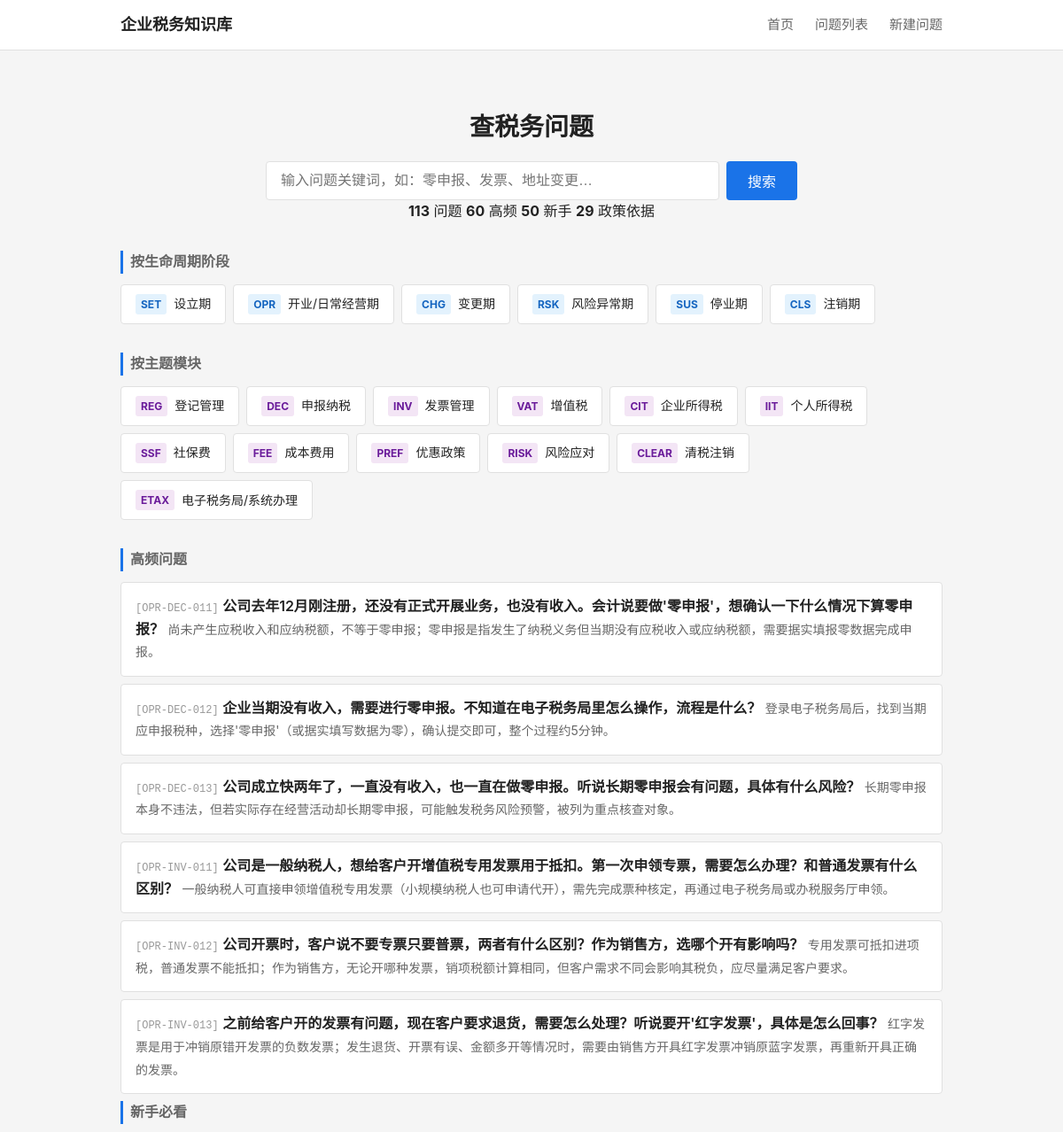
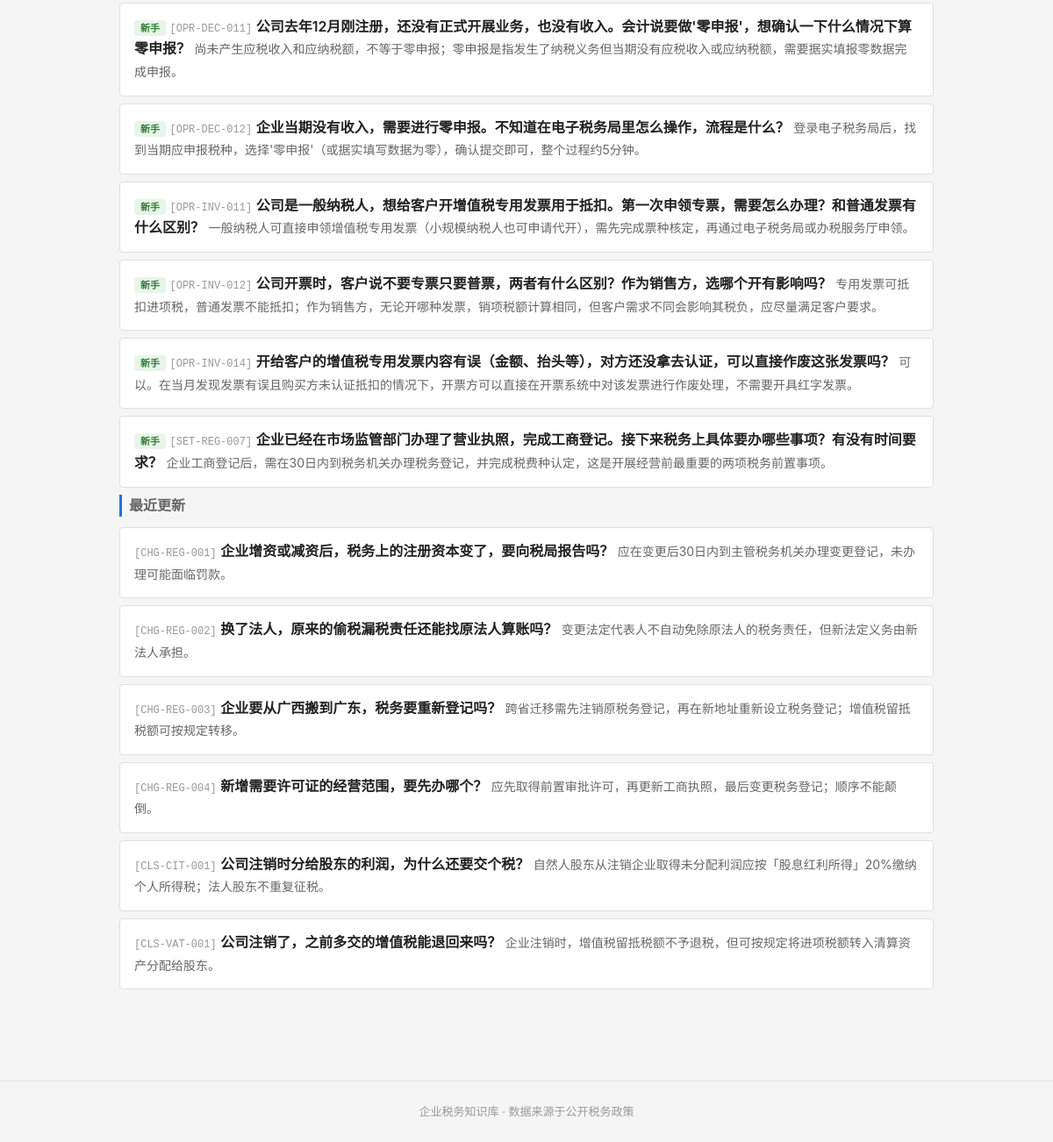
The page / on the database its author committed (2 pictures, top to bottom).
### tables this page shows
CREATE TABLE tag_dict (
    id              INTEGER PRIMARY KEY AUTOINCREMENT,
    tag_code        TEXT NOT NULL UNIQUE,
    tag_name        TEXT NOT NULL,
    tag_category    TEXT,
    parent_id       INTEGER,
    display_order   INTEGER NOT NULL DEFAULT 1,
    status          TEXT NOT NULL DEFAULT 'active',

    FOREIGN KEY (parent_id) REFERENCES tag_dict(id) ON DELETE SET NULL
);

CREATE TABLE question_master (
    id              INTEGER PRIMARY KEY AUTOINCREMENT,
    question_code   TEXT NOT NULL UNIQUE,
    question_title  TEXT NOT NULL,
    question_plain  TEXT NOT NULL,

    -- 分类
    stage_code      TEXT NOT NULL,
    module_code     TEXT NOT NULL,
    question_type   TEXT NOT NULL,

    -- 答案
    one_line_answer TEXT NOT NULL,
    detailed_answer TEXT,
    core_definition TEXT,

    -- 条件与边界
    applicable_conditions TEXT,
    exceptions_boundary   TEXT,

    -- 实务
    practical_steps TEXT,
    risk_warning    TEXT,

    -- 适用范围
    scope_level     TEXT NOT NULL DEFAULT 'scope_national',
    local_region    TEXT,

    -- 确定性
    answer_certainty TEXT NOT NULL DEFAULT 'certain_clear',

    -- 元数据
    keywords        TEXT,
    high_frequency_flag INTEGER NOT NULL DEFAULT 0,
    newbie_flag     INTEGER NOT NULL DEFAULT 0,

    -- 版本管理
    status          TEXT NOT NULL DEFAULT 'draft',
    version_no      INTEGER NOT NULL DEFAULT 1,

    -- 审计字段
    created_at      TEXT NOT NULL DEFAULT (datetime('now')),
    updated_at      TEXT NOT NULL DEFAULT (datetime('now'))
);

### backend/app.py (the view)
    @app.route('/')
    def index():
        from services.question_service import QuestionService
        svc = QuestionService()
        stages = svc.get_stages()
        modules = svc.get_modules()
        high_freq = svc.get_high_frequency(limit=6)
        newbie = svc.get_newbie(limit=6)
        recent = svc.get_recent_updates(limit=6)
        stats = svc.get_stats()
        return render_template('index.html',
                               stages=stages, modules=modules,
                               high_freq=high_freq, newbie=newbie, recent=recent,
                               stats=stats)

### backend/services/question_service.py (called while the page is built)
    def _query(self, sql, params=None):
        conn = sqlite3.connect(self.db_path)
        conn.execute("PRAGMA foreign_keys = ON")
        conn.row_factory = sqlite3.Row
        cur = conn.cursor()
        if params:
            cur.execute(sql, params)
        else:
            cur.execute(sql)
        rows = cur.fetchall()
        conn.close()
        return [dict(r) for r in rows]

    def get_stages(self):
        return self._query("""
            SELECT tag_code, tag_name
            FROM tag_dict
            WHERE tag_category = 'stage'
            ORDER BY display_order
        """)

    def get_modules(self):
        return self._query("""
            SELECT tag_code, tag_name
            FROM tag_dict
            WHERE tag_category = 'module'
            ORDER BY display_order
        """)

    def get_high_frequency(self, limit=10):
        return self._query("""
            SELECT question_code, question_plain, question_title, one_line_answer, stage_code
            FROM question_master
            WHERE status = 'active' AND high_frequency_flag = 1
            ORDER BY updated_at DESC
            LIMIT ?
        """, (limit,))

    def get_newbie(self, limit=10):
        return self._query("""
            SELECT question_code, question_plain, question_title, one_line_answer, stage_code
            FROM question_master
            WHERE status = 'active' AND newbie_flag = 1
            ORDER BY updated_at DESC
            LIMIT ?
        """, (limit,))

    def get_recent_updates(self, limit=10):
        return self._query("""
            SELECT DISTINCT
                q.question_code, q.question_plain, q.question_title, q.one_line_answer,
                q.stage_code, q.updated_at,
                qul.change_summary
            FROM question_master q
            JOIN (
                SELECT question_id, MAX(update_date) as max_date
                FROM question_update_log
                GROUP BY question_id
            ) latest ON q.id = latest.question_id
            JOIN question_update_log qul ON q.id = qul.question_id
                AND qul.update_date = latest.max_date
            WHERE q.status = 'active'
            ORDER BY qul.update_date DESC
            LIMIT ?
        """, (limit,))

### frontend/templates/index.html (shortened to what this page needs)
{% extends "base.html" %}
{% block main %}
<section class="search-section">
    <h1>查税务问题</h1>
    <form action="/questions" method="get" class="search-form">
        <input type="text" name="keyword" placeholder="输入问题关键词，如：零申报、发票、地址变更…" class="search-input">
        <button type="submit" class="search-btn">搜索</button>
    </form>
    {% if stats %}
    <div class="stats-bar">
        <span><strong>{{ stats.total_questions }}</strong> 问题</span>
        <span><strong>{{ stats.total_hf }}</strong> 高频</span>
        <span><strong>{{ stats.total_newbie }}</strong> 新手</span>
        <span><strong>{{ stats.total_policies }}</strong> 政策依据</span>
    </div>
    {% endif %}
</section>
<section class="nav-section">
    <h2 class="section-title">按生命周期阶段</h2>
    <div class="card-grid stage-grid">
        {% for s in stages %}
        <a href="/questions?stage={{ s.tag_code }}" class="card card-stage">
            <span class="card-code">{{ s.tag_code }}</span>
            <span class="card-name">{{ s.tag_name }}</span>
        </a>
        {% endfor %}
    </div>
</section>
<section class="nav-section">
    <h2 class="section-title">按主题模块</h2>
    <div class="card-grid module-grid">
        {% for m in modules %}
        <a href="/questions?module={{ m.tag_code }}" class="card card-module">
            <span class="card-code">{{ m.tag_code }}</span>
            <span class="card-name">{{ m.tag_name }}</span>
        </a>
        {% endfor %}
    </div>
</section>
{% if high_freq %}
<section class="list-section">
    <h2 class="section-title">高频问题</h2>
    <ul class="question-list">
        {% for q in high_freq %}
        <li class="question-item">
            <a href="/question/{{ q.question_code }}" class="question-link">
                <span class="q-code">[{{ q.question_code }}]</span>
                <span class="q-title">{{ q.question_plain }}</span>
                <span class="q-answer">{{ q.one_line_answer }}</span>
            </a>
        </li>
        {% endfor %}
    </ul>
</section>
{% endif %}
{% if newbie %}
<section class="list-section">
    <h2 class="section-title">新手必看</h2>
    <ul class="question-list">
        {% for q in newbie %}
        <li class="question-item">
            <a href="/question/{{ q.question_code }}" class="question-link">
                <span class="q-badge newbie">新手</span>
                <span class="q-code">[{{ q.question_code }}]</span>
                <span class="q-title">{{ q.question_plain }}</span>
                <span class="q-answer">{{ q.one_line_answer }}</span>
            </a>
        </li>
        {% endfor %}
    </ul>
</section>
{% endif %}
{% if recent %}
<section class="list-section">
    <h2 class="section-title">最近更新</h2>
    <ul class="question-list">
        {% for q in recent %}
        <li class="question-item">
            <a href="/question/{{ q.question_code }}" class="question-link">
                <span class="q-code">[{{ q.question_code }}]</span>
                <span class="q-title">{{ q.question_plain }}</span>
                <span class="q-answer">{{ q.one_line_answer }}</span>
            </a>
        </li>
        {% endfor %}
    </ul>
</section>
{% endif %}
{% endblock %}

### frontend/static/css/style.css (style rules this page uses)
:root { --bg: #f5f5f5; --surface: #ffffff; --border: #e0e0e0; --text: #222222; --text-secondary: #666666; --text-light: #999999; --accent: #1a73e8; --accent-hover: #1557b0; --warning-bg: #fff8e1; --warning-border: #ffc107; --exception-bg: #fff3e0; --exception-border: #ff9800; --tag-stage: #e3f2fd; --tag-module: #f3e5f5; --tag-hf: #fce4ec; --tag-newbie: #e8f5e9; --certainty-clear: #c8e6c9; --certainty-condition: #fff9c4; --certainty-dispute: #ffcdd2; }
* { box-sizing: border-box; margin: 0; padding: 0; }
body { font-family: -apple-system, BlinkMacSystemFont, "Segoe UI", Roboto, "Helvetica Neue", Arial, sans-serif; background: var(--bg); color: var(--text); line-height: 1.6; }
a { color: var(--accent); text-decoration: none; }
.search-section { text-align: center; padding: 40px 0 32px; }
.search-section h1 { font-size: 28px; margin-bottom: 16px; }
.search-form { display: flex; gap: 8px; max-width: 600px; margin: 0 auto; }
.search-input { flex: 1; padding: 10px 16px; font-size: 16px; border: 1px solid var(--border); border-radius: 4px; outline: none; }
.search-btn { padding: 10px 24px; font-size: 16px; background: var(--accent); color: white; border: none; border-radius: 4px; cursor: pointer; }
.section-title { font-size: 16px; font-weight: 600; color: var(--text-secondary); margin-bottom: 12px; border-left: 3px solid var(--accent); padding-left: 8px; }
.nav-section { margin-bottom: 32px; }
.card-grid { display: flex; flex-wrap: wrap; gap: 8px; }
.card { display: flex; align-items: center; gap: 8px; padding: 10px 16px; background: var(--surface); border: 1px solid var(--border); border-radius: 4px; transition: border-color 0.15s; }
.card-code { font-size: 12px; font-weight: 700; color: var(--accent); background: #e8f0fe; padding: 2px 6px; border-radius: 3px; }
.card-stage .card-code { background: var(--tag-stage); color: #1565c0; }
.card-module .card-code { background: var(--tag-module); color: #6a1b9a; }
.card-name { font-size: 14px; color: var(--text); }
.question-list { list-style: none; }
.question-item { margin-bottom: 8px; }
.question-link { display: block; padding: 14px 16px; background: var(--surface); border: 1px solid var(--border); border-radius: 4px; }
.q-code { font-size: 12px; color: var(--text-light); font-family: monospace; }
.q-badge { font-size: 11px; padding: 2px 7px; border-radius: 3px; font-weight: 600; }
.q-badge.newbie { background: var(--tag-newbie); color: #2e7d32; }
.q-title { font-size: 16px; font-weight: 600; color: var(--text); margin-bottom: 4px; }
.q-answer { font-size: 14px; color: var(--text-secondary); }

### rows shown on the page
tag_dict: tag_code "SET", tag_name "设立期"
tag_dict: tag_code "OPR", tag_name "开业/日常经营期"
tag_dict: tag_code "CHG", tag_name "变更期"
tag_dict: tag_code "RSK", tag_name "风险异常期"
tag_dict: tag_code "SUS", tag_name "停业期"
tag_dict: tag_code "CLS", tag_name "注销期"
tag_dict: tag_code "REG", tag_name "登记管理"
tag_dict: tag_code "DEC", tag_name "申报纳税"
tag_dict: tag_code "INV", tag_name "发票管理"
tag_dict: tag_code "VAT", tag_name "增值税"
tag_dict: tag_code "CIT", tag_name "企业所得税"
tag_dict: tag_code "IIT", tag_name "个人所得税"
tag_dict: tag_code "SSF", tag_name "社保费"
tag_dict: tag_code "FEE", tag_name "成本费用"
tag_dict: tag_code "PREF", tag_name "优惠政策"
tag_dict: tag_code "RISK", tag_name "风险应对"
tag_dict: tag_code "CLEAR", tag_name "清税注销"
tag_dict: tag_code "ETAX", tag_name "电子税务局/系统办理"
question_master: question_code "OPR-DEC-011", question_plain "公司去年12月刚注册，还没有正式开展业务，也没有收入。会计说要做'零申报'，想确认一下什么情况下算零申报？", one_line_answer "尚未产生应税收入和应纳税额，不等于零申报；零申报是指发生了纳税义务但当期没有应税收入或应纳税额，需要据实填报零数据完成申报。"
question_master: question_code "OPR-DEC-012", question_plain "企业当期没有收入，需要进行零申报。不知道在电子税务局里怎么操作，流程是什么？", one_line_answer "登录电子税务局后，找到当期应申报税种，选择'零申报'（或据实填写数据为零），确认提交即可，整个过程约5分钟。"
question_master: question_code "OPR-DEC-013", question_plain "公司成立快两年了，一直没有收入，也一直在做零申报。听说长期零申报会有问题，具体有什么风险？", one_line_answer "长期零申报本身不违法，但若实际存在经营活动却长期零申报，可能触发税务风险预警，被列为重点核查对象。"
question_master: question_code "OPR-INV-011", question_plain "公司是一般纳税人，想给客户开增值税专用发票用于抵扣。第一次申领专票，需要怎么办理？和普通发票有什么区别？", one_line_answer "一般纳税人可直接申领增值税专用发票（小规模纳税人也可申请代开），需先完成票种核定，再通过电子税务局或办税服务厅申领。"
question_master: question_code "OPR-INV-012", question_plain "公司开票时，客户说不要专票只要普票，两者有什么区别？作为销售方，选哪个开有影响吗？", one_line_answer "专用发票可抵扣进项税，普通发票不能抵扣；作为销售方，无论开哪种发票，销项税额计算相同，但客户需求不同会影响其税负，应尽量满足客户要求。"
question_master: question_code "OPR-INV-013", question_plain "之前给客户开的发票有问题，现在客户要求退货，需要怎么处理？听说要开'红字发票'，具体是怎么回事？", one_line_answer "红字发票是用于冲销原错开发票的负数发票；发生退货、开票有误、金额多开等情况时，需要由销售方开具红字发票冲销原蓝字发票，再重新开具正确的发票。"
question_master: question_code "OPR-INV-014", question_plain "开给客户的增值税专用发票内容有误（金额、抬头等），对方还没拿去认证，可以直接作废这张发票吗？", one_line_answer "可以。在当月发现发票有误且购买方未认证抵扣的情况下，开票方可以直接在开票系统中对该发票进行作废处理，不需要开具红字发票。"
question_master: question_code "SET-REG-007", question_plain "企业已经在市场监管部门办理了营业执照，完成工商登记。接下来税务上具体要办哪些事项？有没有时间要求？", one_line_answer "企业工商登记后，需在30日内到税务机关办理税务登记，并完成税费种认定，这是开展经营前最重要的两项税务前置事项。"
question_master: question_code "CHG-REG-001", question_plain "企业增资或减资后，税务上的注册资本变了，要向税局报告吗？", one_line_answer "应在变更后30日内到主管税务机关办理变更登记，未办理可能面临罚款。"
question_master: question_code "CHG-REG-002", question_plain "换了法人，原来的偷税漏税责任还能找原法人算账吗？", one_line_answer "变更法定代表人不自动免除原法人的税务责任，但新法定义务由新法人承担。"
question_master: question_code "CHG-REG-003", question_plain "企业要从广西搬到广东，税务要重新登记吗？", one_line_answer "跨省迁移需先注销原税务登记，再在新地址重新设立税务登记；增值税留抵税额可按规定转移。"
question_master: question_code "CHG-REG-004", question_plain "新增需要许可证的经营范围，要先办哪个？", one_line_answer "应先取得前置审批许可，再更新工商执照，最后变更税务登记；顺序不能颠倒。"
question_master: question_code "CLS-CIT-001", question_plain "公司注销时分给股东的利润，为什么还要交个税？", one_line_answer "自然人股东从注销企业取得未分配利润应按「股息红利所得」20%缴纳个人所得税；法人股东不重复征税。"
question_master: question_code "CLS-VAT-001", question_plain "公司注销了，之前多交的增值税能退回来吗？", one_line_answer "企业注销时，增值税留抵税额不予退税，但可按规定将进项税额转入清算资产分配给股东。"

### other values the page prints
{{ stats.total_questions }} "113"
{{ stats.total_hf }} "60"
{{ stats.total_newbie }} "50"
{{ stats.total_policies }} "29"
